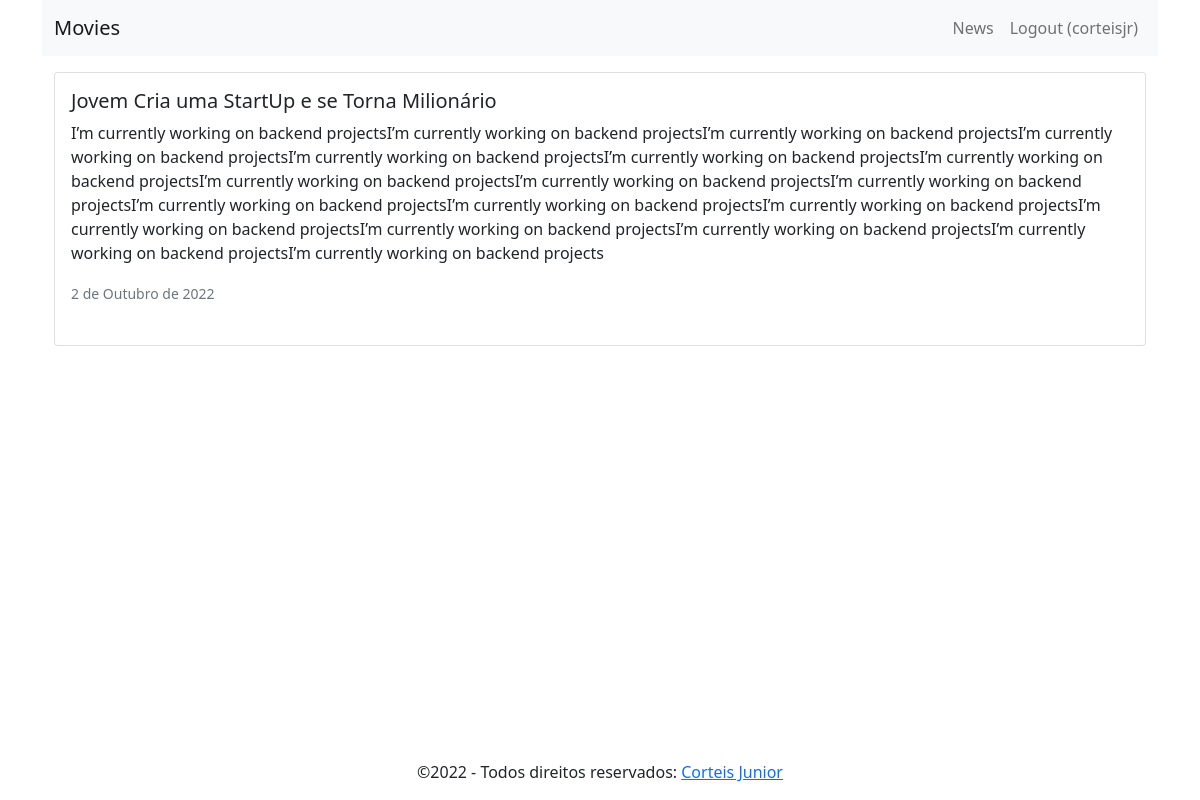
Page /news/ (signed in) on the committed database.
### news/models.py (models this page shows, shortened)
class News(models.Model):
    headline = models.CharField(max_length=200)
    body = models.TextField()
    date = models.DateField()

### news/views.py (the view)
# urls.py: path('news/', include('news.urls')),
def news(request):
    newss = News.objects.all().order_by('-date')
    return render(request, 'news.html', {'newss':newss})

### news/templates/news.html (shortened to what this page needs)
<!DOCTYPE html>
<html lang="en">
<head>
    <link href="https://cdn.jsdelivr.net/npm/bootstrap@5.0.2/dist/css/bootstrap.min.css" rel="stylesheet">
</head>
<body>
    <div class="container">
        {% extends 'base.html' %}
        {% block content %}
        {% for news in newss %}
        <div class="card mb-3 ">
            <div class="row g-0 pb-4">
                <div>
                    <div class="card-body ">
                        <h5 class="card-title">{{ news.headline }}</h5 class="card">
                            <p class="card-text">{{ news.body}}</p>
                        <p class="card-text"> <small class="text-muted">{{ news.date }}</small></p>
                    </div>
                </div>
            </div>
        </div>
        {% endfor %}
    </div>
    {% endblock content %}

### moviereviews/templates/base.html (shortened to what this page needs)
<!Doctype html>
<html>
    <head>
        <link href="https://cdn.jsdelivr.net/npm/bootstrap@5.0.2/dist/css/bootstrap.min.css" rel="stylesheet">
    </head>
    <body>
        <nav class="navbar  navbar-expand-lg navbar-light bg-light mb-3">
            <div class="container">
                <a href="{% url 'home'%}" class="navbar-brand">Movies</a>
                <div class="collapse navbar-collapse" id="navbarNavAltMarkup">
                    <div class="navbar-nav ms-auto">
                        <a href="{% url 'news'%}" class="nav-link">News</a>
                        {% if user.is_authenticated %}
                            <a href="{% url 'logoutaccount'%}" class="nav-link">
                                Logout ({{user.username}})
                            </a>
                        {% else %}
                            <a href="{% url 'loginaccount'%}" class="nav-link">Login</a>
                            <a href="{% url 'signupaccount' %}" class="nav-link">Sign up</a>
                        {% endif %}
                    </div>
                </div>
            </div>
        </nav>
        <div class="container">
            {% block content %}
            {% endblock content%}
        </div>
        <footer class="page-footer font-small blue fixed-bottom">
            <div class="footer-copyright text-center py-3">
                &copy;2022 - Todos direitos reservados:
                <a href="#">Corteis Junior</a>
            </div>
        </footer>
    </body>
</html>

### rows in the picture
News: headline "Jovem Cria uma StartUp e se Torna Milionário", body "I’m currently working on backend projectsI’m currently working on backend projectsI’m currently working on backend projectsI’m currently working on backend projectsI’m currently working on backend projectsI’m currently working on backend projectsI’m currently working on backend projectsI’m currently working on backend projectsI’m currently working on backend projectsI’m currently working on backend projectsI’m currently working on backend projectsI’m currently working on backend projectsI’m currently working on backend projectsI’m currently working on backend projectsI’m currently working on backend projectsI’m currently working on backend projectsI’m currently working on backend…", date "2 de Outubro de 2022"

### other values in the picture
{{ user.username }} "corteisjr"
